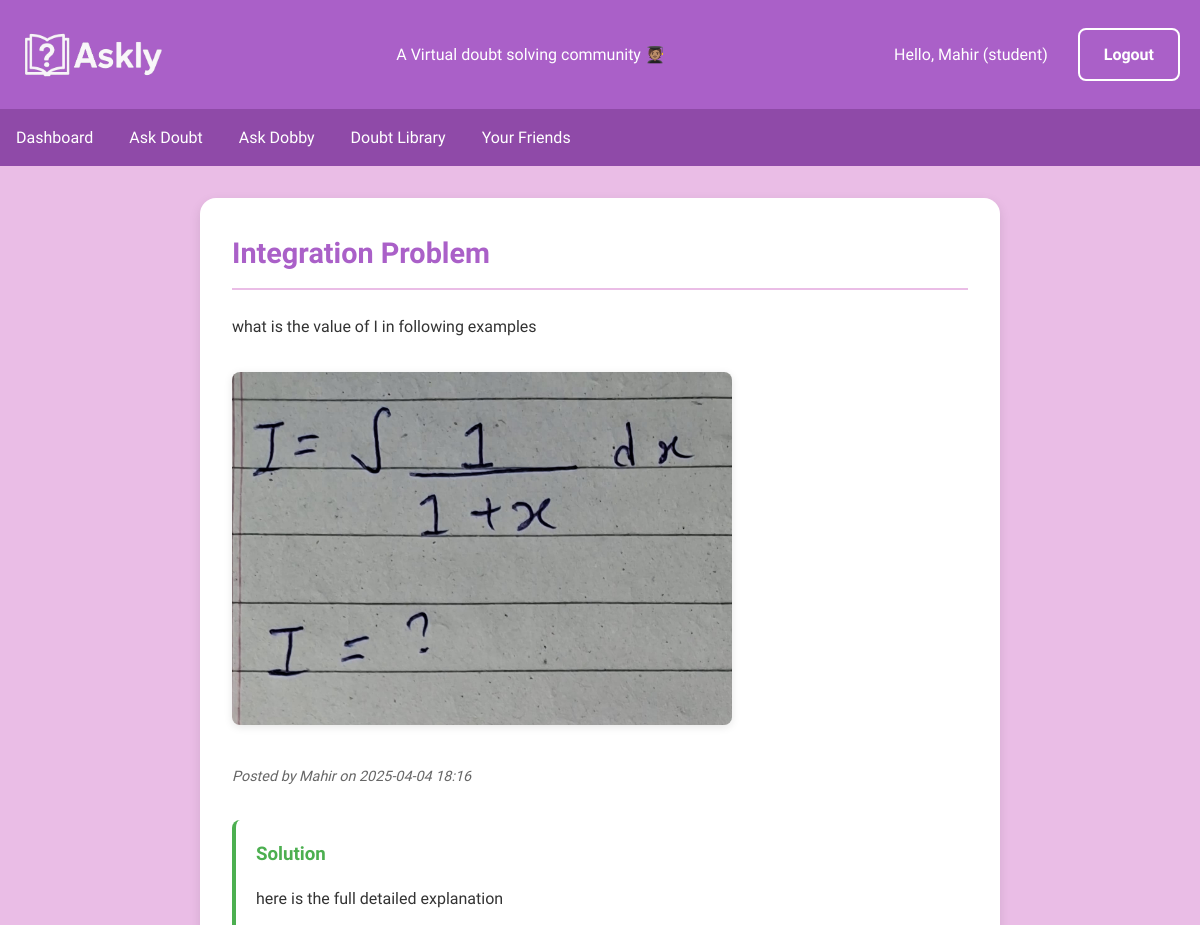
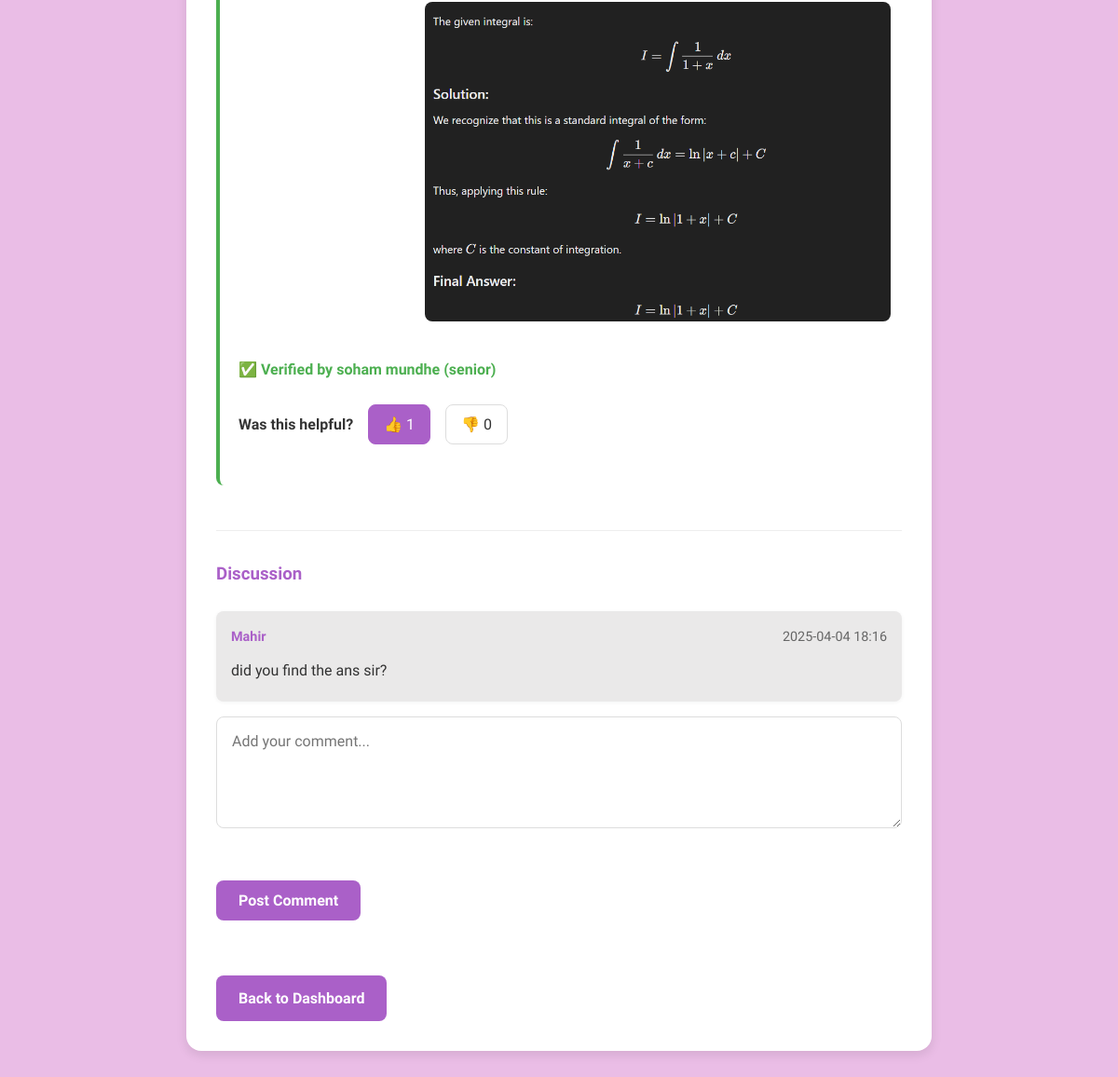
/doubt/1 (signed in), run on the app's committed database (2 pictures, top to bottom).
### app.py (models this page shows, shortened)
class User(db.Model):
    id = db.Column(db.Integer, primary_key=True)
    name = db.Column(db.String(100), nullable=False)
    email = db.Column(db.String(100), unique=True, nullable=False)
    password = db.Column(db.String(100), nullable=False)
    role = db.Column(db.String(20), default='student')  # 'student', 'teacher' or 'senior'
    points = db.Column(db.Integer, default=0)
    doubts_posted = db.Column(db.Integer, default=0)
    doubts = db.relationship('Doubt', backref='author', lazy=True)
    solutions = db.relationship('Solution', backref='solver', lazy=True)
    votes = db.relationship('Vote', backref='voter', lazy=True)
    comments = db.relationship('Comment', backref='commenter', lazy=True)

class Doubt(db.Model):
    id = db.Column(db.Integer, primary_key=True)
    title = db.Column(db.String(200), nullable=False)
    description = db.Column(db.Text, nullable=False)
    subject = db.Column(db.String(50), nullable=False)  # Added subject field
    image_path = db.Column(db.String(300))
    created_at = db.Column(db.DateTime, default=datetime.utcnow)
    user_id = db.Column(db.Integer, db.ForeignKey('user.id'), nullable=False)
    solved = db.Column(db.Boolean, default=False)
    solutions = db.relationship('Solution', backref='doubt', lazy=True)
    comments = db.relationship('Comment', backref='doubt', lazy=True)

class Solution(db.Model):
    id = db.Column(db.Integer, primary_key=True)
    text = db.Column(db.Text, nullable=False)
    image_path = db.Column(db.String(300))
    solved_by = db.Column(db.String(100), nullable=False)
    solver_role = db.Column(db.String(20), nullable=False)
    created_at = db.Column(db.DateTime, default=datetime.utcnow)
    doubt_id = db.Column(db.Integer, db.ForeignKey('doubt.id'), nullable=False)
    user_id = db.Column(db.Integer, db.ForeignKey('user.id'), nullable=False)
    votes = db.relationship('Vote', backref='solution', lazy=True)

class Comment(db.Model):
    id = db.Column(db.Integer, primary_key=True)
    text = db.Column(db.Text, nullable=False)
    created_at = db.Column(db.DateTime, default=datetime.utcnow)
    user_id = db.Column(db.Integer, db.ForeignKey('user.id'), nullable=False)
    doubt_id = db.Column(db.Integer, db.ForeignKey('doubt.id'), nullable=False)

### app.py (the view)
@app.route('/doubt/<int:doubt_id>')
@login_required
def doubt_detail(doubt_id):
    doubt = Doubt.query.get_or_404(doubt_id)
    return render_template('doubt_detail.html', doubt=doubt)

### app.py (called while the page is built)
def login_required(f):
    @wraps(f)
    def decorated_function(*args, **kwargs):
        if 'email' not in session:
            flash('Please login to view this page', 'error')
            return redirect(url_for('login'))
        return f(*args, **kwargs)
    return decorated_function

### templates/doubt_detail.html (shortened to what this page needs)
{% extends "base.html" %}
{% block content %}
<div class="doubt-detail">
    <h2>{{ doubt.title }}</h2>
    <div class="doubt-content">
        <p>{{ doubt.description }}</p>
        {% if doubt.image_path %}
        <img src="{{ url_for('static', filename='uploads/' + doubt.image_path) }}" alt="Doubt image" width="500px" height="500px">
        {% endif %}
        <p class="meta">Posted by {{ doubt.author.name }} on {{ doubt.created_at.strftime('%Y-%m-%d %H:%M') }}</p>
    </div>
    {% if doubt.solved %}
    <div class="solution">
        <h3>Solution</h3>
        <p>{{ doubt.solutions[0].text }}</p>
        {% if doubt.solutions[0].image_path %}
        <img src="{{ url_for('static', filename='uploads/' + doubt.solutions[0].image_path) }}" alt="Solution image" width="500px" height="500px">
        {% endif %}
        <p class="verified"> ✅ Verified by {{ doubt.solutions[0].solved_by }} ({{ doubt.solutions[0].solver_role }})</p>
        <div class="voting">
            <span>Was this helpful?</span>
            {% set user_vote = doubt.solutions[0].votes|selectattr('user_id', 'equalto', session['user_id'])|first %}
            <a href="{{ url_for('vote', solution_id=doubt.solutions[0].id, vote_type='up') }}"
               class="vote-btn {% if user_vote and user_vote.is_upvote %}active{% endif %}">
                👍 {{ doubt.solutions[0].votes|selectattr('is_upvote')|list|count }}
            </a>
            <a href="{{ url_for('vote', solution_id=doubt.solutions[0].id, vote_type='down') }}"
               class="vote-btn {% if user_vote and not user_vote.is_upvote %}active{% endif %}">
                👎 {{ doubt.solutions[0].votes|rejectattr('is_upvote')|list|count }}
            </a>
        </div>
    </div>
    {% else %}
    <p class="status">This doubt is still unsolved.</p>
    {% endif %}
    <div class="comment-section">
        <h3>Discussion</h3>
        {% for comment in doubt.comments %}
        <div class="comment">
            <div class="comment-header">
                <strong>{{ comment.commenter.name }}</strong>
                <span class="comment-time">{{ comment.created_at.strftime('%Y-%m-%d %H:%M') }}</span>
            </div>
            <p>{{ comment.text }}</p>
        </div>
        {% endfor %}
        <form method="POST" action="{{ url_for('add_comment', doubt_id=doubt.id) }}">
            <div class="form-group">
                <textarea name="comment_text" placeholder="Add your comment..." required></textarea>
            </div>
            <button type="submit" class="btn">Post Comment</button>
        </form>
    </div>
    <br>
    <br>
    <a href="{{ url_for('dashboard') }}" class="btn">Back to Dashboard</a>
</div>
{% endblock %}

### templates/base.html (shortened to what this page needs)
<!DOCTYPE html>
<html lang="en">
<head>
    <link rel="stylesheet" href="https://cdnjs.cloudflare.com/ajax/libs/font-awesome/6.7.2/css/all.min.css" />
    <link rel="stylesheet" href="{{ url_for('static', filename='style.css') }}">
</head>
<body>
    <header>
        <div class="header-container">
            <img src="{{url_for('static', filename= 'Askly logo main 1.png')}}" alt="Askly Logo" class="logo" style="height: 50px; ">
            <p>A Virtual doubt solving community 🧑🏽‍🎓</p>
            <div class="user-info">
                {% if 'email' in session %}
                    <span>Hello, {{ session.name }} ({{ session.role }})</span>
                    <br><br><br>
                    <a href="{{ url_for('logout') }}" class="logout-btn">Logout</a>
                {% endif %}
            </div>
        </div>
    </header>
    <nav>
        {% if 'email' in session %}
            {% if session.role == 'teacher' or session.role == 'senior' %}
                <a href="{{ url_for('teacher_dashboard') }}">Teacher Dashboard</a>
                <a href="{{ url_for('doubt_library') }}">Doubt Library</a>
            {% else %}
                <a href="{{ url_for('dashboard') }}">Dashboard</a>
                <a href="{{ url_for('ask_doubt') }}">Ask Doubt</a>
                <a href="{{ url_for('dobby') }}">Ask Dobby</a>
                <a href="{{ url_for('doubt_library') }}">Doubt Library</a>
                <a href="{{ url_for('student_community') }}">Your Friends</a>
            {% endif %}
        {% endif %}
    </nav>
    <main>
        {% block content %}{% endblock %}
    </main>
</body>

### static/style.css (style rules this page uses)
* { margin: 0; padding: 0; box-sizing: border-box; font-family: "Varela Round", sans-serif; }
body { background-color: #EABDE6; color: #333; line-height: 1.6; }
header { background-color: #AA60C8; color: white; padding: 1rem 0; }
.header-container { max-width: 1200px; margin: 0 auto; display: flex; justify-content: space-between; align-items: center; padding: 0 20px; }
.user-info { display: flex; align-items: center; gap: 15px; }
nav { background-color: #8F4AA8; padding: 0.5rem 0; }
nav a { color: white; text-decoration: none; padding: 0.5rem 1rem; display: inline-block; transition: background-color 0.3s; }
main { max-width: 1200px; margin: 2rem auto; padding: 0 20px; }
.form-group { margin-bottom: 1.5rem; }
.form-group input, .form-group textarea, .form-group select { width: 100%; padding: 0.75rem; border: 1px solid #ddd; border-radius: 4px; font-size: 1rem; }
.form-group textarea { min-height: 150px; resize: vertical; }
.btn { display: inline-block; background-color: #AA60C8; color: white; padding: 0.75rem 1.5rem; border: none; border-radius: 4px; cursor: pointer; text-decoration: none; font-size: 1rem; transition: background-color 0.3s; }
.meta { color: #666; font-size: 0.9rem; margin: 1rem 0; }
.verified { color: #4CAF50; font-weight: 600; margin: 1rem 0; display: flex; align-items: center; gap: 0.5rem; }
.btn { display: inline-block; background-color: #AA60C8; color: white; padding: 0.75rem 1.5rem; border: none; border-radius: 8px; cursor: pointer; text-decoration: none; font-weight: 600; transition: all 0.3s; margin-top: 0.5rem; }
.logout-btn { display: inline-block; background-color: rgb(170, 96, 200); color: white; padding: 0.75rem 1.5rem; border: 2px white solid; border-radius: 8px; cursor: pointer; text-decoration: none; font-weight: 600; transition: all 0.3s; }
.form-group { flex: 1; min-width: 200px; }
.doubt-detail { max-width: 800px; margin: 2rem auto; padding: 2rem; background: white; border-radius: 16px; box-shadow: 0 4px 12px rgba(0,0,0,0.1); }
.doubt-detail h2 { color: #AA60C8; font-size: 1.8rem; margin-bottom: 1.5rem; padding-bottom: 0.75rem; border-bottom: 2px solid #EABDE6; }
.doubt-content { margin-bottom: 2rem; }
.doubt-content p { line-height: 1.6; margin-bottom: 1rem; }
.doubt-content img { max-width: 100%; height: auto; margin: 1rem 0; border-radius: 8px; box-shadow: 0 2px 8px rgba(0,0,0,0.1); }
.meta { color: #666; font-size: 0.9rem; font-style: italic; }
.solution { background: #f8f9fa; padding: 1.5rem; border-radius: 12px; margin: 2rem 0; border-left: 4px solid #4CAF50; }
.solution h3 { color: #4CAF50; margin-bottom: 1rem; }
.solution img { max-width: 100%; height: auto; margin: 1rem 0; border-radius: 8px; margin-left: 200px; }
.verified { display: flex; align-items: center; gap: 0.5rem; color: #4CAF50; font-weight: 600; margin: 1rem 0; }
.voting { margin: 1.5rem 0; display: flex; align-items: center; gap: 1rem; }
.voting span { font-weight: 600; color: #333; }
.vote-btn { padding: 0.5rem 1rem; border: 1px solid #ddd; border-radius: 8px; text-decoration: none; color: #333; transition: all 0.3s; display: flex; align-items: center; gap: 0.5rem; }
.vote-btn.active { background-color: #AA60C8; color: white; border-color: #AA60C8; }
.comment-section { margin-top: 3rem; padding-top: 2rem; border-top: 1px solid #eee; }
.comment-section h3 { color: #AA60C8; margin-bottom: 1.5rem; }
.comment { background: #f9f9f9; padding: 1.25rem; border-radius: 8px; margin-bottom: 1.5rem; box-shadow: 0 1px 4px rgba(0,0,0,0.05); }
.comment-header { display: flex; justify-content: space-between; margin-bottom: 0.75rem; font-size: 0.9rem; }
.comment-header strong { color: #AA60C8; }
.comment-time { color: #666; }
.comment-section textarea { width: 100%; min-height: 120px; padding: 1rem; border: 1px solid #ddd; border-radius: 8px; margin-bottom: 1rem; font-family: inherit; resize: vertical; }
.btn { display: inline-block; background-color: #AA60C8; color: white; padding: 0.75rem 1.5rem; border: none; border-radius: 8px; cursor: pointer; text-decoration: none; font-weight: 600; transition: all 0.3s; }
.solution { background-color: #ffffff; border-radius: 8px; padding: 1.25rem; margin-top: 1.5rem; }
.comment { background-color: #eae9e9; padding: 1rem; border-radius: 8px; margin-bottom: 1rem; box-shadow: 0 1px 4px rgba(0,0,0,0.05); }
.comment p { margin: 0.25rem 0; }

### data on the page
User: name "Mahir", role "student", author.name "Mahir"
Doubt: title "Integration Problem", description "what is the value of I in following examples", image_path (picture), created_at "2025-04-04 18:16"
Solution: text "here is the full detailed explanation", image_path (picture), solved_by "soham mundhe", solver_role "senior"
Comment: commenter.name "Mahir", created_at "2025-04-04 18:16", text "did you find the ans sir?"

### other printed values
{{ doubt.solutions[0].votes|selectattr('is_upvote')|list|count }} "1"
{{ doubt.solutions[0].votes|rejectattr('is_upvote')|list|count }} "0"
